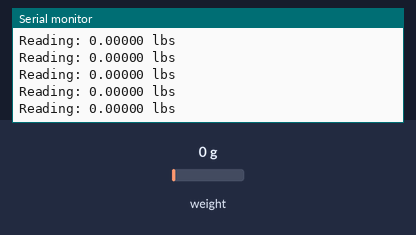
The sketch below on a simulated Arduino Uno, built with avr-gcc and run on an emulated ATmega328P. Parts: the last lines printed to the serial monitor. Inputs (shaded band) come from the test bench; at power-on: weight on the scale 0 g.

Above: at 2.2 s.
2.3 s: weight on the scale set to 100 g
At 2.33 s:
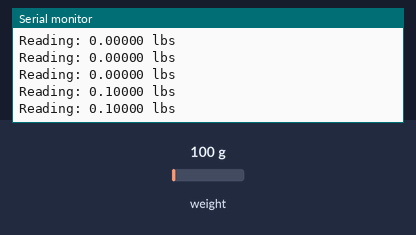
5.3 s: weight on the scale set to 1250 g
At 12.73 s:
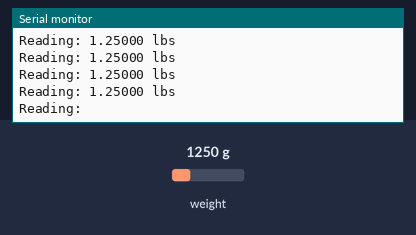
Timing chart, 0 to 12.8 s (numbered marks = the images above; inputs shaded):
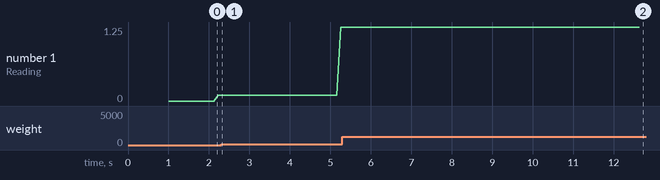

The sketch:

hx711_nick.ino
```cpp
// (licence header left out)
#include "HX711.h" //This library can be obtained here http://librarymanager/All#Avia_HX711

#define calibration_factor -57280.0 //This value is obtained using the SparkFun_HX711_Calibration sketch

#define LOADCELL_DOUT_PIN  19
#define LOADCELL_SCK_PIN  18

HX711 scale;

void setup() {
  Serial.begin(9600);
  Serial.println("HX711 scale demo");

  scale.begin(LOADCELL_DOUT_PIN, LOADCELL_SCK_PIN);
  scale.set_scale(calibration_factor); //This value is obtained by using the SparkFun_HX711_Calibration sketch
  scale.tare();	//Assuming there is no weight on the scale at start up, reset the scale to 0

  Serial.println("Readings:");
}

void loop() {
  Serial.print("Reading: ");
  Serial.print(scale.get_units(), 5); //scale.get_units() returns a float
  Serial.print(" lbs"); //You can change this to kg but you'll need to refactor the calibration_factor
  Serial.println();
}
```

Measured:
- after the input at 2.3 s, the serial monitor: prints a new line at once (image 1)
- after the input at 5.3 s, the serial monitor: prints a new line after 0.06 s (image 2)
- plotted number 1: 0.1 → 1.25 after the input at 2.3 s
